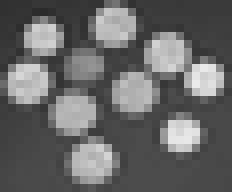
%> input picture Proces_Grafico/Global-Lab/Lab5/entregables/Matlab-Demo/coins.png, 29 x 24 px, shrunk from 300 x 246 before the run (shown 8 times larger)
$ octave demo-gen.m   (GNU Octave 9; MATLAB toolbox functions it lacks are replaced by stand-ins)
%> lines starting %> are read from the running program, lines starting %| are printed output that depends on the picture; in (x1, y1, x2, y2) boxes, pixels count from 0 and x2, y2 are one past the last pixel; in counts of white or black regions, pixels touching at a corner belong together; the program's own positions count from 1
### Proces_Grafico/Global-Lab/Lab5/entregables/Matlab-Demo/padding.m
function padded = padding(matrix, type_of, mask_size)

    % Como usar esta funcion
    % matrix es el valor de la imagen (si es a color, debera ser convertida a escala de grises o binarizarse)
    % type_of es el tipo de padding, 1 es el padding con reflejo, 2 es el padding con zeros (recomendado
    % para morfologia)
    % mask_size  es el TAMANO de la mascara, no la mascara, por que si se desea pasar la mascara, se debe usar
    % size(<mascara>) , nunca pasar la mascara.

    [x,y] = size(matrix);
    m_x = mask_size(1);
    m_y = mask_size(2);

    if m_x == m_y
        n_ref = (m_x - 1) / 2;

        % Mirrored
        if type_of == 1
            temp = matrix;

            % left - right
            temp = [fliplr(matrix(:,1:n_ref)) , matrix, fliplr(matrix)(:,1:n_ref)];
            temp = [fliplr(rot90(temp(1:n_ref,:),2)) ; temp ; fliplr(rot90(temp,2)(1:n_ref,:))];
            padded = temp;
        % Zero-ed
        elseif type_of == 2
            temp = zeros(x + 2 * n_ref, y + 2 * n_ref);
            temp(1 + n_ref:end - n_ref,1 + n_ref:end - n_ref) = matrix;
            padded = temp;
        else
            padded = zeros(x,y);
        end
    else
        padded = zeros(x,y);
    end
end

### Proces_Grafico/Global-Lab/Lab5/entregables/Matlab-Demo/morphologic_converter.m
function morph_matrix = morphologic_converter(image, operation, structural_element, gray)

    % como usar esta funcion
    % image es la imagen CON PADDING, no usar esta funcion sin aplicar el padding primero
    % operation es la operacion fundamental a aplicar : 1 es Dilatacion , 2 es Erosion
    % structural_element es , como su nombre dice, el elemento estructural, NO USAR TAMANOS PARES (3, 5, 7)
    % gray es un valor binario (true / false) , seleccionar true ejectua la funcion en modo escala de grises
    % ejecutarla usando el valor false, trabaja de forma binaria.

    gen_img= image;

    [x,y]=size(gen_img);
    morph_matrix=zeros(x,y);

    n_ref = (size(structural_element)(1) - 1) / 2;
    struct_indx = find(structural_element);
    struct_sum = sum(sum(structural_element));

    if gray
        if operation == 1
            %dilatacion

            for s=1+n_ref:x-n_ref
                for t=1+n_ref:y-n_ref
                    temp = gen_img(s-n_ref:s+n_ref, t-n_ref:t+n_ref);
                    morph_matrix(s,t) =  max(temp(struct_indx));
                end
            end

        elseif operation == 2
            %erosion

            for s=1+n_ref:x-n_ref
                for t=1+n_ref:y-n_ref
                    temp = gen_img(s-n_ref:s+n_ref, t-n_ref:t+n_ref);
                    morph_matrix(s,t) = min(temp(struct_indx));
                end
            end
        end
    else
        if operation == 1
            %dilatacion

            for s=1+n_ref:x-n_ref
                for t=1+n_ref:y-n_ref
                    if gen_img(s,t) == 1
                        temp = gen_img(s-n_ref:s+n_ref, t-n_ref:t+n_ref);
                        temp(struct_indx) = 1;
                        current = morph_matrix(s-n_ref:s+n_ref, t-n_ref:t+n_ref);
                        current = current + temp;
                        current = current ~= 0;
                        morph_matrix(s-n_ref:s+n_ref, t-n_ref:t+n_ref) = current;
                    end
                end
            end

        elseif operation == 2
            %erosion

            for s=1+n_ref:x-n_ref
                for t=1+n_ref:y-n_ref
                    if gen_img(s,t) == 1
                        temp = gen_img(s-n_ref:s+n_ref, t-n_ref:t+n_ref);
                        if sum(sum(temp(struct_indx))) == struct_sum
                                morph_matrix(s,t) = 1;
                        end
                    end
                end
            end
        end
    end
    morph_matrix = morph_matrix(1+n_ref:end-n_ref, 1+n_ref:end-n_ref);
end

### Proces_Grafico/Global-Lab/Lab5/entregables/Matlab-Demo/advance_morphologic_converter.m
function morph_matrix = advance_morphologic_converter(image, operation, structural_element, gray)
    % image es la imagen CON PADDING, no usar esta funcion sin aplicar el padding primero
    % operation es la operacion fundamental a aplicar : 1 es Apertura , 2 es Clausura
    % structural_element es , como su nombre dice, el elemento estructural, NO USAR TAMANOS PARES (3, 5, 7)
    % gray es un valor binario (true / false) , seleccionar true ejectua la funcion en modo escala de grises
    % ejecutarla usando el valor false, trabaja de forma binaria.

    if operation == 1
        temp = morphologic_converter(image, 2, structural_element, gray);
        temp = padding(temp, 2, size(structural_element));
        morph_matrix = morphologic_converter(temp, 1, structural_element, gray);

    elseif operation == 2
        temp = morphologic_converter(image, 1, structural_element, gray);
        temp = padding(temp, 2, size(structural_element));
        morph_matrix = morphologic_converter(temp, 2, structural_element, gray);

    end
end

### Proces_Grafico/Global-Lab/Lab5/entregables/Matlab-Demo/gen_struct.m
function structural_element = gen_struct(radio, pre_define)

    % como usar esta funcion
    % marcar un radio, SIEMPRE IMPAR
    % seleccionar un tipo de estructura:
    % 1 Linea Vertical, 2 Linea horizonta, 3 Cuadrado, 4 Cruz, 5 Circulo, 6 Diamante

    structural_element = zeros(radio, radio);
    sub_rad = (radio - 1) / 2;
    switch pre_define
        case 1
            % linea vertical
            structural_element(:,1+sub_rad) = 1;
        case 2
            % linea horizontal
            structural_element(1+sub_rad, :) = 1;
        case 3
            % cuadrado
            structural_element = ones(radio,radio);
        case 4
            % cruz
            structural_element(:, 1+sub_rad) = 1;
            structural_element(1+sub_rad, :) = 1;
        case 5
            % circulo
            sub_rad_mid = sub_rad + 1;

            imageSizeX = radio;
            imageSizeY = radio;
            [columnsInImage rowsInImage] = meshgrid(1:imageSizeX, 1:imageSizeY);

            centerX = sub_rad_mid;
            centerY = sub_rad_mid;
            radius = sub_rad_mid;
            structural_element = (rowsInImage - centerY).^2 + (columnsInImage - centerX).^2 <= radius.^2;
        case 6
            % diamante
            structural_element(1:1+sub_rad,(end - sub_rad):end) = tril(ones(1+sub_rad));
            structural_element = structural_element + structural_element';
            structural_element = structural_element + rot90(structural_element);
            structural_element = structural_element ~= 0;
        otherwise
            structural_element = ones(radio, radio)
        end
end

### Proces_Grafico/Global-Lab/Lab5/entregables/Matlab-Demo/demo-gen.m
thisGray = false;

structNames = {"linea vertical", "linea horizontal", "cuadrado", "cruz", "circulo", "diamante"};
files = {"coins.png", "rice.png", "platesp.png", "cells.png", "text2.png"};
% BASE_PATH = "../images/";
BASE_PATH = "";
amount_files = size(files')(1);

% Blanco y Negro

fig_id = 1;
for n_ref = 3:2:9
    for i=1:amount_files
        current_path = strcat(BASE_PATH, files{i});
        current_img = imread(current_path);
%> current_img is the input picture: size 24x29 uint8; min 42, max 234, mean 103

        if size(size(current_img))(2) > 2
            current_img = uint8(rgb2gray(current_img));
        end

        og_img = current_img;

        if ~thisGray
            current_img = im2bw(current_img, graythresh(current_img));
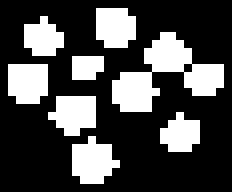
%> current_img: size 24x29 logical (shown 8 times larger); 29.2% white; 8 white regions (3 under 20 px), largest, box (x1, y1, x2, y2) and area: (14, 4, 28, 14) 63, (9, 17, 15, 23) 25, (1, 8, 6, 13) 23, (6, 12, 12, 17) 23, (12, 1, 17, 6) 22
        end

        for structType = 1:6
%> this loop made 6 passes; what is shown inside it comes from the first
            currentStruct = gen_struct(n_ref, structType);

            pre_img = padding(current_img, 2, size(currentStruct));
%> pre_img: size 26x31 double; values 0 (black) and 1 (white), 25.2% white; 8 white regions (3 under 20 px), largest, box (x1, y1, x2, y2) and area: (15, 5, 29, 15) 63, (10, 18, 16, 24) 25, (2, 9, 7, 14) 23, (7, 13, 13, 18) 23, (13, 2, 18, 7) 22

            dilat_current = morphologic_converter(pre_img, 1, currentStruct, thisGray);
%> after the loop in morphologic_converter, `for s=1+n_ref:x-n_ref`:
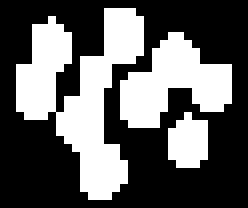
%> morph_matrix: size 26x31 double (shown 8 times larger); values 0 (black) and 1 (white), 37.6% white; 3 white regions, box (x1, y1, x2, y2) and area: (2, 1, 18, 25) 180, (15, 4, 29, 16) 95, (21, 14, 26, 21) 28
%> after the loop in morphologic_converter, `for s=1+n_ref:x-n_ref`: current = [true true true; true true true; true true false]; temp = [1 1 1; 1 1 0; 0 1 0]
%> in morphologic_converter, `morph_matrix = morph_matrix(1+n_ref:end-n_ref, 1+n_ref:end-n_ref);`: morph_matrix: size 24x29 double; values 0 (black) and 1 (white), 43.5% white; 3 white regions, box (x1, y1, x2, y2) and area: (1, 0, 17, 24) 180, (14, 3, 28, 15) 95, (20, 13, 25, 20) 28

            eros_current = morphologic_converter(pre_img, 2, currentStruct, thisGray);
%> call 2 of morphologic_converter, with operation = 2, structural_element = [0 1 0; 0 1 0; 0 1 0], gray = false
%> after the loop in morphologic_converter (call 2), `for s=1+n_ref:x-n_ref`:
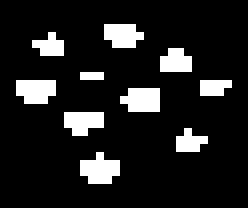
%> morph_matrix: size 26x31 double (shown 8 times larger); values 0 (black) and 1 (white), 12.4% white in thin lines or dots, all inside (x1, y1, x2, y2) = (2, 3, 29, 23)
%> after the loop in morphologic_converter (call 2), `for s=1+n_ref:x-n_ref`: temp = [1 1 1; 1 1 0; 0 0 0]
%> in morphologic_converter (call 2), `morph_matrix = morph_matrix(1+n_ref:end-n_ref, 1+n_ref:end-n_ref);`: morph_matrix: size 24x29 double; values 0 (black) and 1 (white), 14.4% white in thin lines or dots, all inside (x1, y1, x2, y2) = (1, 2, 28, 22)

            apert_current = advance_morphologic_converter(pre_img, 1, currentStruct, thisGray);
%> call 4 of morphologic_converter, with operation = 1, structural_element = [0 1 0; 0 1 0; 0 1 0], gray = false
%> after the loop in morphologic_converter (call 4), `for s=1+n_ref:x-n_ref`:
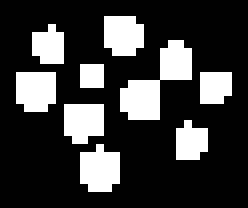
%> morph_matrix: size 26x31 double (shown 8 times larger); values 0 (black) and 1 (white), 23.3% white; 9 white regions (4 under 20 px), largest, box (x1, y1, x2, y2) and area: (15, 5, 24, 15) 41, (10, 18, 15, 24) 24, (2, 9, 7, 14) 23, (13, 2, 18, 7) 22, (8, 13, 13, 18) 22
%> after the loop in morphologic_converter (call 4), `for s=1+n_ref:x-n_ref`: current = [true true true; true true true; true true false]; temp = [1 1 1; 1 1 0; 0 1 0]
%> in morphologic_converter (call 4), `morph_matrix = morph_matrix(1+n_ref:end-n_ref, 1+n_ref:end-n_ref);`: morph_matrix: size 24x29 double; values 0 (black) and 1 (white), 27% white; 9 white regions (4 under 20 px), largest, box (x1, y1, x2, y2) and area: (14, 4, 23, 14) 41, (9, 17, 14, 23) 24, (1, 8, 6, 13) 23, (12, 1, 17, 6) 22, (7, 12, 12, 17) 22

            claus_current = advance_morphologic_converter(pre_img, 2, currentStruct, thisGray);
%> call 6 of morphologic_converter, with operation = 2, structural_element = [0 1 0; 0 1 0; 0 1 0], gray = false
%> after the loop in morphologic_converter (call 6), `for s=1+n_ref:x-n_ref`:
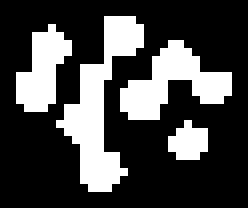
%> morph_matrix: size 26x31 double (shown 8 times larger); values 0 (black) and 1 (white), 27.7% white; 4 white regions (1 under 20 px), largest, box (x1, y1, x2, y2) and area: (7, 2, 18, 24) 93, (15, 5, 29, 15) 67, (2, 3, 9, 14) 45
%> after the loop in morphologic_converter (call 6), `for s=1+n_ref:x-n_ref`: temp = [1 1 1; 1 1 0; 0 0 0]
%> in morphologic_converter (call 6), `morph_matrix = morph_matrix(1+n_ref:end-n_ref, 1+n_ref:end-n_ref);`:
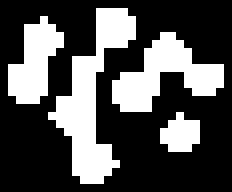
%> morph_matrix: size 24x29 double (shown 8 times larger); values 0 (black) and 1 (white), 32% white; 4 white regions (1 under 20 px), largest, box (x1, y1, x2, y2) and area: (6, 1, 17, 23) 93, (14, 4, 28, 14) 67, (1, 2, 8, 13) 45

            %%%

            if thisGray
                dilat_current = uint8(dilat_current);
                eros_current = uint8(eros_current);
                apert_current = uint8(apert_current);
                claus_current = uint8(claus_current);
            end

            %%%

            figure;
            subplot(3,3,1); imshow(ones(3)); title(int2str(n_ref));
            if thisGray
                subplot(3,3,2); imshow(current_img); title(files{i});
            else
                subplot(3,3,2); imshow(og_img); title(files{i});
                subplot(3,3,3); imshow(current_img); title("Binarizacion");
            end

            subplot(3,3,4); imshow(currentStruct); title(structNames{structType});

            subplot(3,3,5); imshow(dilat_current); title("Dilatacion");
            subplot(3,3,6); imshow(eros_current); title("Erosion");
            subplot(3,3,7); imshow(apert_current); title("Apertura");
            subplot(3,3,8); imshow(claus_current); title("Clausura");
%> after `title("Clausura")`:
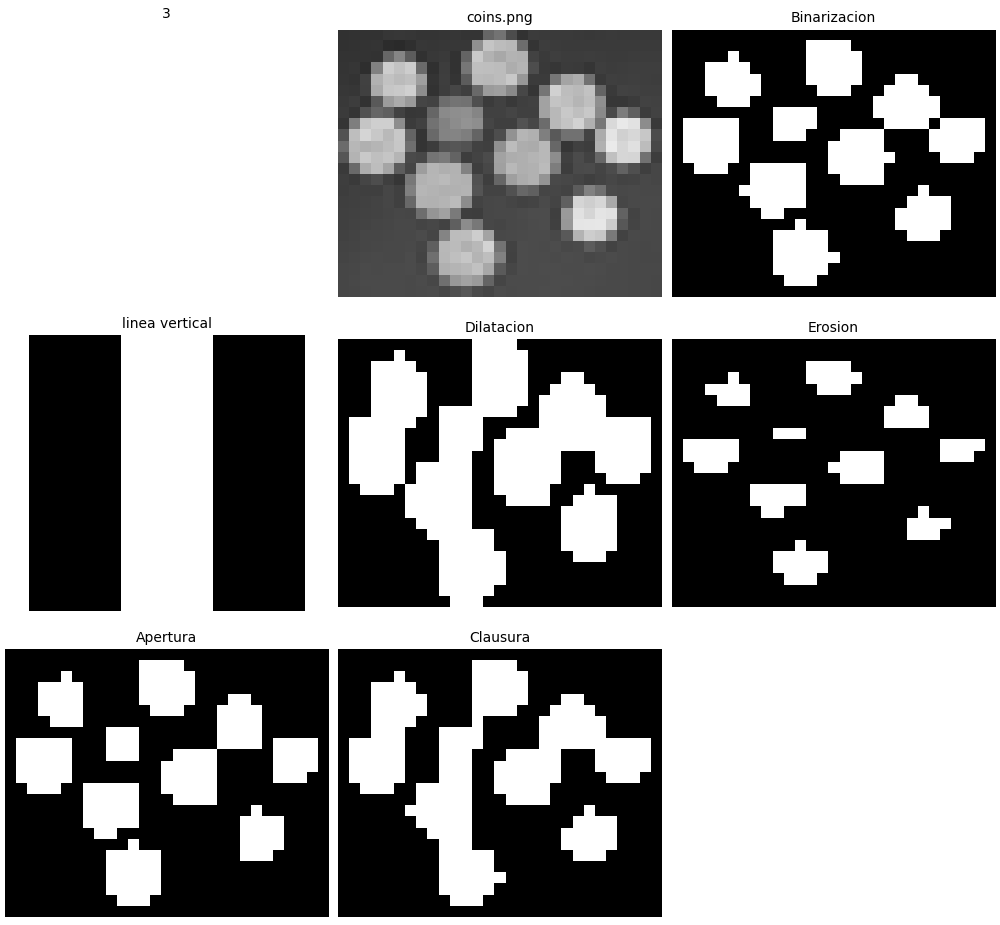
%> figure redrawn from the program's plot data, 8 panels

            filename = "./results/";
            if ~thisGray
                graySTR = "BW";
            else
                graySTR = "GR";
            end

            vars_str = {graySTR, int2str(n_ref), structNames{structType}, files{i}};
            filename = strcat(filename, strjoin(vars_str, "_"));
            disp(filename);
            saveas(fig_id , filename, "png");
            fig_id = fig_id + 1;
%> (the run ends here)
